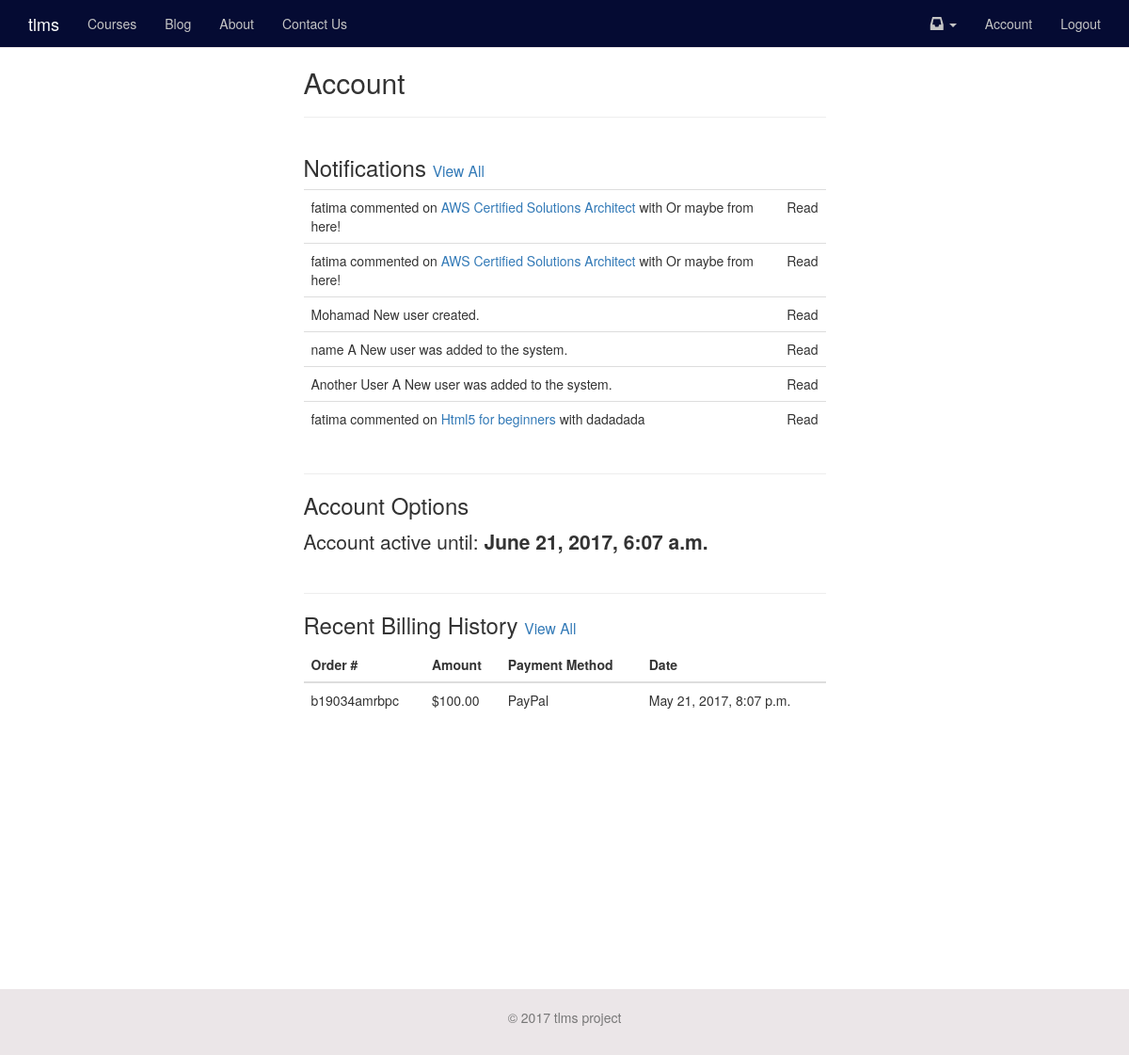
/account/ (signed in), run on the app's committed database.
### notifications/models.py (models this page shows, shortened)
class Notification(models.Model):
	sender_content_type = models.ForeignKey(ContentType, related_name='nofity_sender')
	sender_object_id = models.PositiveIntegerField()
	sender_object = GenericForeignKey("sender_content_type", "sender_object_id")
	verb = models.CharField(max_length=255)
	action_content_type = models.ForeignKey(ContentType, related_name='notify_action',
		null=True, blank=True)
	action_object_id = models.PositiveIntegerField(null=True, blank=True)
	action_object = GenericForeignKey("action_content_type", "action_object_id")
	target_content_type = models.ForeignKey(ContentType, related_name='notify_target',
		null=True, blank=True)
	target_object_id = models.PositiveIntegerField(null=True, blank=True)
	target_object = GenericForeignKey("target_content_type", "target_object_id")
	recipient = models.ForeignKey(settings.AUTH_USER_MODEL, related_name='notifications')
	read = models.BooleanField(default=False)
	timestamp = models.DateTimeField(auto_now_add=True, auto_now=False)
	objects = NotificationManager()
	def __unicode__(self):
		try:
			target_url = self.target_object.get_absolute_url()
		except:
			target_url = None
		context = {
			"sender": self.sender_object,
			"verb": self.verb,
			"action": self.action_object,
			"target": self.target_object,
			"verify_read": reverse("notifications_read", kwargs={"id": self.id}),
			"target_url": target_url,
		}
		if self.target_object:
			if self.action_object and target_url:
				return "%(sender)s %(verb)s <a href='%(verify_read)s?next=%(target_url)s'>%(target)s</a> with %(action)s" %context
			if self.action_object and not target_url:
				return "%(sender)s %(verb)s %(target)s with %(action)s" %context
			return "%(sender)s %(verb)s %(target)s" %context
		return "%(sender)s %(verb)s" %context

### videos/models.py (models this page shows, shortened)
class Video(models.Model):
	title = models.CharField(max_length=120)
	embed_code = models.CharField(max_length=500, null=True, blank=True)
	share_message = models.TextField(default=DEFAULT_MESSAGE)
	order = models.PositiveIntegerField(default=1)
	tags = GenericRelation("TaggedItem", null=True, blank=True)
	slug = models.SlugField(null=True, blank=True)
	active = models.BooleanField(default=True)
	featured = models.BooleanField(default=False)
	free_preview = models.BooleanField(default=False)
	category = models.ForeignKey("Category", default=1)
	timestamp = models.DateTimeField(auto_now_add=True, auto_now=False, null=True)
	updated = models.DateTimeField(auto_now_add=False, auto_now=True, null=True)
	objects = VideoManager()
	class Meta:
		unique_together = ('slug', 'category')
		ordering = ['order', '-timestamp']
	def __unicode__(self):
		return self.title
	def get_absolute_url(self):
		return reverse("video_detail", kwargs={"vid_slug": self.slug, "cat_slug": self.category.slug})
	def get_share_link(self):
		full_url = "%s%s" %(settings.FULL_DOMAIN_NAME, self.get_absolute_url())
		return full_url
	def get_share_message(self):
		full_url = "%s%s" %(settings.FULL_DOMAIN_NAME, self.get_absolute_url())
		return urllib2.quote("%s %s" %(self.share_message, full_url))
	def get_next_url(self):
		video = get_vid_for_direction(self, "next")
		if video is not None:
			return video.get_absolute_url()
		return None
	def get_previous_url(self):
		video = get_vid_for_direction(self, "previous")
		if video is not None:
			return video.get_absolute_url()
		return None

class Category(models.Model):
	title = models.CharField(max_length=120)
	description = models.TextField(max_length=5000, null=True, blank=True)
	tags = GenericRelation("TaggedItem", null=True, blank=True)
	image = models.ImageField(upload_to='images/', null=True, blank=True)
	slug = models.SlugField(default='abc', unique=True)
	active = models.BooleanField(default=True)
	featured = models.BooleanField(default=False)
	timestamp = models.DateTimeField(auto_now_add=True, auto_now=False)
	updated = models.DateTimeField(auto_now_add=False, auto_now=True)
	objects = CategoryManager()
	class Meta:
		ordering = ['title', 'timestamp']
	def __unicode__(self):
		return self.title
	def get_absolute_url(self):
		return reverse("project_detail", kwargs={"cat_slug": self.slug})
	def get_image_url(self):
		return "%s%s" %(settings.MEDIA_URL, self.image)

### comments/models.py (models this page shows, shortened)
class Comment(models.Model):
	user = models.ForeignKey(MyUser)
	parent = models.ForeignKey("self", null=True, blank=True)
	path = models.CharField(max_length=350)
	video = models.ForeignKey(Video, null=True, blank=True)
	text = models.TextField()
	updated = models.DateTimeField(auto_now=True, auto_now_add=False)
	timestamp = models.DateTimeField(auto_now=False, auto_now_add=True)
	active = models.BooleanField(default=True)
	objects = CommentManager()
	class Meta:
		ordering = ['-timestamp']
	def __unicode__(self):
		return self.text

### accounts/models.py (models this page shows, shortened)
class MyUser(AbstractBaseUser):
	username = models.CharField(
	    max_length=255,
	    unique=True,
	)
	email = models.EmailField(
	    verbose_name='email address',
	    max_length=255,
	    unique=True,
	)
	first_name = models.CharField(
			max_length=120,
			null=True,
			blank=True,
			)
	last_name = models.CharField(
			max_length=120,
			null=True,
			blank=True,
			)
	is_member = models.BooleanField(default=False,
					verbose_name='Is Paid Member')
	is_active = models.BooleanField(default=True)
	is_admin = models.BooleanField(default=False)
	objects = MyUserManager()
	USERNAME_FIELD = 'username'
	REQUIRED_FIELDS = ['email']
	def get_full_name(self):
	    return "%s %s" %(self.first_name, self.last_name)
	def get_short_name(self):
	    return self.first_name
	def __unicode__(self):
	    return self.username
	def has_perm(self, perm, obj=None):
	    "Does the user have a specific permission?"
	    return True
	def has_module_perms(self, app_label):
	    "Does the user have permissions to view the app `app_label`?"
	    return True

### billing/models.py (models this page shows, shortened)
class Membership(models.Model):
	user = models.OneToOneField(settings.AUTH_USER_MODEL)
	date_end = models.DateTimeField(default=timezone.now(), verbose_name='End Date')
	date_start = models.DateTimeField(default=timezone.now(), verbose_name='Start Date')

class Transaction(models.Model):
	user = models.ForeignKey(settings.AUTH_USER_MODEL)
	transaction_id = models.CharField(max_length=120) #braintree or stripe
	order_id = models.CharField(max_length=120)
	amount = models.DecimalField(max_digits=100, decimal_places=2)
	success = models.BooleanField(default=True)
	transaction_status = models.CharField(max_length=220, null=True, blank=True) #if fails
	card_type = models.CharField(max_length=120) #paypal
	last_four = models.PositiveIntegerField(null=True, blank=True)
	timestamp = models.DateTimeField(auto_now_add=True, auto_now=False)
	objects = TransactionManager()
	class Meta:
		ordering = ['-timestamp']

### accounts/views.py (the view)
# urls.py: url(r'^account/$', 'account_home', name='account_home'),
@login_required
def account_home(request):
	notifications = Notification.objects.get_recent_for_user(request.user, 6)
	transactions = Transaction.objects.get_recent_for_user(request.user, 3)
	context = {
		"notifications": notifications,
		"transactions": transactions
	}
	return render(request, "accounts/account_home.html", context)

### billing/models.py (called while the page is built)
	def get_recent_for_user(self, user, num):
		return super(TransactionManager, self).filter(user=user)[:num]

### notifications/models.py (called while the page is built)
	def get_user(self, recipient):
		return self.filter(recipient=recipient)

	def get_queryset(self):
		return NotificationQuerySet(self.model, using=self._db)

	def get_recent_for_user(self, user, num):
		return self.get_queryset().get_user(user)[:num]

### templates/accounts/account_home.html (shortened to what this page needs)
{% extends "base.html" %}
{% block content %}
<div class='row'>
	<div class='col-sm-6 col-sm-offset-3'>
	<h2>Account</h2>
	<hr/>
	</div>
</div>
<div class='row'>
	<div class='col-sm-6 col-sm-offset-3'>
		<h3>Notifications
		 <small><a href='{% url "notifications_all" %}'>View All</a></small></h3>
		<table class='table'>
			{% for note in notifications %}
			<tr><td>{{ note|safe }}</td><td>{% if note.read %} Read {% else %} Unread {% endif %}</td></tr>
			{% endfor %}
			</table>
	</div>
</div>
<div class='row'>
	<div class='col-sm-6 col-sm-offset-3'>
		<hr/>
	<h3>Account Options</h3>
	<p class='lead'>
	{% if request.user.is_member %}
		Account active until: <b>{{ request.user.membership.date_end }}</b>
	{% endif %}
	</p>
	</div>
</div>
<div class='row'>
	<div class='col-sm-6 col-sm-offset-3'>
		<hr/>
		<h3>Recent Billing History <small>
			<a href='{% url "billing_history" %}'>View All</a>
			</small>
			</h3>
		<table class='table'>
		<thead>
		<th>Order #</th>
		<th>Amount</th>
		<th>Payment Method</th>
		<th>Date</th>
		</thead>
		{% for object in transactions %}
		<tr>
		<td>{{ object.order_id }}</td>
		<td>${{ object.amount }}</td>
		<td>{{ object.card_type }}{% if object.last_four %}<br/>Last Four Digits: {{ object.last_four }}{% endif %}</td>
		<td>{{ object.timestamp }}</td>
		</tr>
		{% endfor %}
		</table>
	</div>
</div>
{% endblock %}

### templates/base.html (shortened to what this page needs)
{% load staticfiles %}
<!DOCTYPE html>
<html lang="en">
  <head>
	<link rel="stylesheet" href="https://maxcdn.bootstrapcdn.com/bootstrap/3.3.1/css/bootstrap.min.css">
  <link rel="stylesheet" href="https://maxcdn.bootstrapcdn.com/font-awesome/4.2.0/css/font-awesome.min.css" />
  </head>
  <body>
  {% include 'navbar.html' %}
    <div class="container main-container">
    	{% block content %}
    	{% endblock %}
    </div>
    {% include 'footer.html' %}
  </body>
</html>

### templates/extra_head_info.html
{% load staticfiles %}

### templates/navbar.html (shortened to what this page needs)
    <nav class="navbar navbar-default navbar-static-top">
      <div class="container">
        <div class="navbar-header">
          <a class="navbar-brand" href="/">tlms</a>
        </div>
        <div id="navbar" class="navbar-collapse collapse">
          <ul class="nav navbar-nav">
            <li><a href="{% url 'projects' %}">Courses</a>
          </ul>
          <ul class="nav navbar-nav">
            <li><a href="/posts">Blog</a>
          </ul>
          <ul class="nav navbar-nav">
            <li><a href="{% url 'about_us' %}">About</a>
          </ul>
          <ul class="nav navbar-nav">
            <li><a href="{% url 'contact_us' %}">Contact Us</a>
          </ul>
          <ul class="nav navbar-nav navbar-right">
          {% if user.is_authenticated %}
              <li class="dropdown">
              <a href="#" class="dropdown-toggle notification-toggle" data-toggle="dropdown" role="button" aria-expanded="false"><span class='glyphicon glyphicon-inbox' aria-hidden="true"></span> <span class="caret"></span></a>
            </li>
              <li><a href="{% url 'account_home' %}">Account</a></li>
              <li><a href="{% url 'logout' %}">Logout</a></li>
          {% else %}
                    {% if request.get_full_path == "/" %}
                    {% else %}
                    <li><a href="{% url 'register' %}">Register</a></li>
                        <li><a href="{% url 'login' %}">Login</a></li>
                    {% endif %}
        {% endif %}
          </ul>
        </div>
      </div>
    </nav>

### templates/footer.html
<footer class='footer'>
<div class='container'>
<p class='text-muted'>&copy; 2017 tlms project</p>
</div>
</footer>

### templates/javascript.html (shortened to what this page needs)
{% load staticfiles %}

### data on the page
Notification: target_content_type+target_object+sender_content_type "fatima commented on AWS Certified Solutions Architect with Or maybe from here!", read "Read"
Notification: target_content_type+target_object+sender_content_type "fatima commented on AWS Certified Solutions Architect with Or maybe from here!", read "Read"
Notification: target_content_type+target_object+sender_content_type "Mohamad New user created.", read "Read"
Notification: target_content_type+target_object+sender_content_type "name A New user was added to the system.", read "Read"
Notification: target_content_type+target_object+sender_content_type "Another User A New user was added to the system.", read "Read"
Notification: target_content_type+target_object+sender_content_type "fatima commented on Html5 for beginners with dadadada", read "Read"
MyUser: user.membership.date_end "June 21, 2017, 6:07 a.m."
Transaction: order_id "b19034amrbpc", amount "100.00", card_type "PayPal", timestamp "May 21, 2017, 8:07 p.m."
